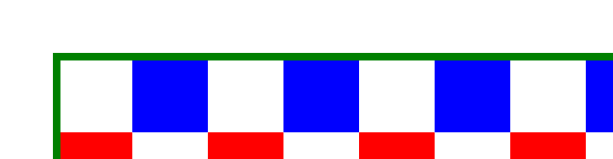

Reproduce this figure in Python.
import svgwrite
from svgwrite import mm   

my_opart = svgwrite.Drawing("kurs_24_versetzterechtecke.svg")


count = 8
breite = 20
hoehe = breite  # zum besseren Verstaendnis im code hoehe geschrieben und nicht breite
xstart = 15
ystart = 15


# rechtecke
for x in range(count):

    xkoord = xstart + breite * x

    if x % 2 == 0:
        # even (gerade), in unterer zeile rechteck zeichnen
        ykoord = ystart + hoehe
        color_fill = 'red'
    else:
        # odd (ungerade), in oberer zeile rechteck zeichnen
        ykoord = ystart
        color_fill = 'blue'

    my_odd_line = my_opart.rect(
        insert=(xkoord*mm, ykoord*mm),
        size=(breite*mm, hoehe*mm),
        fill=color_fill,
    )
    my_opart.add(my_odd_line)


# rahmen um alle rechtecke
my_border = my_opart.rect(
    insert=(xstart*mm, ystart*mm),
    size=(count*breite*mm, 2*hoehe*mm),
    fill="white",
    fill_opacity=0.,  # tranzparent, sehr wichtig!
    stroke="green",
    stroke_width=2*mm
)
my_opart.add(my_border)


my_opart.save()
